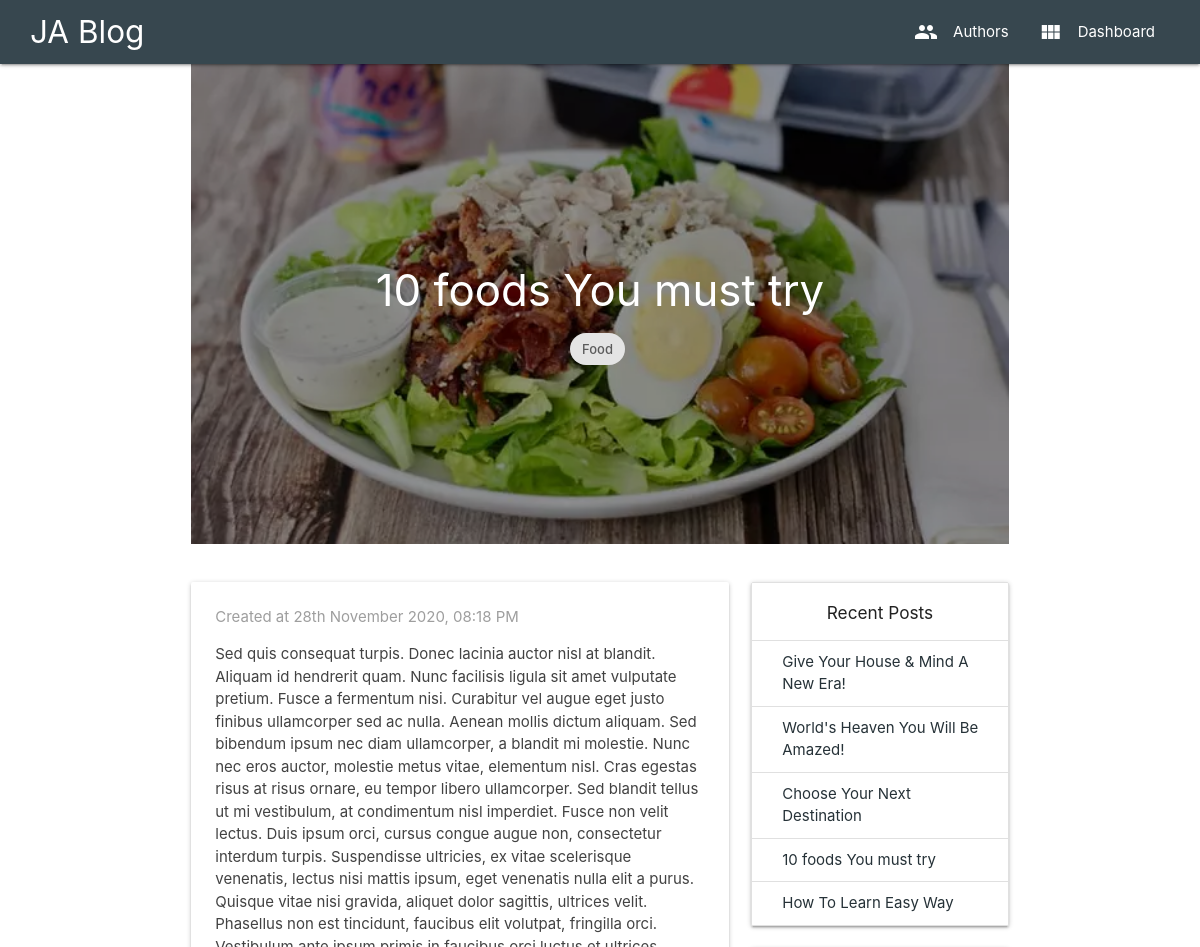
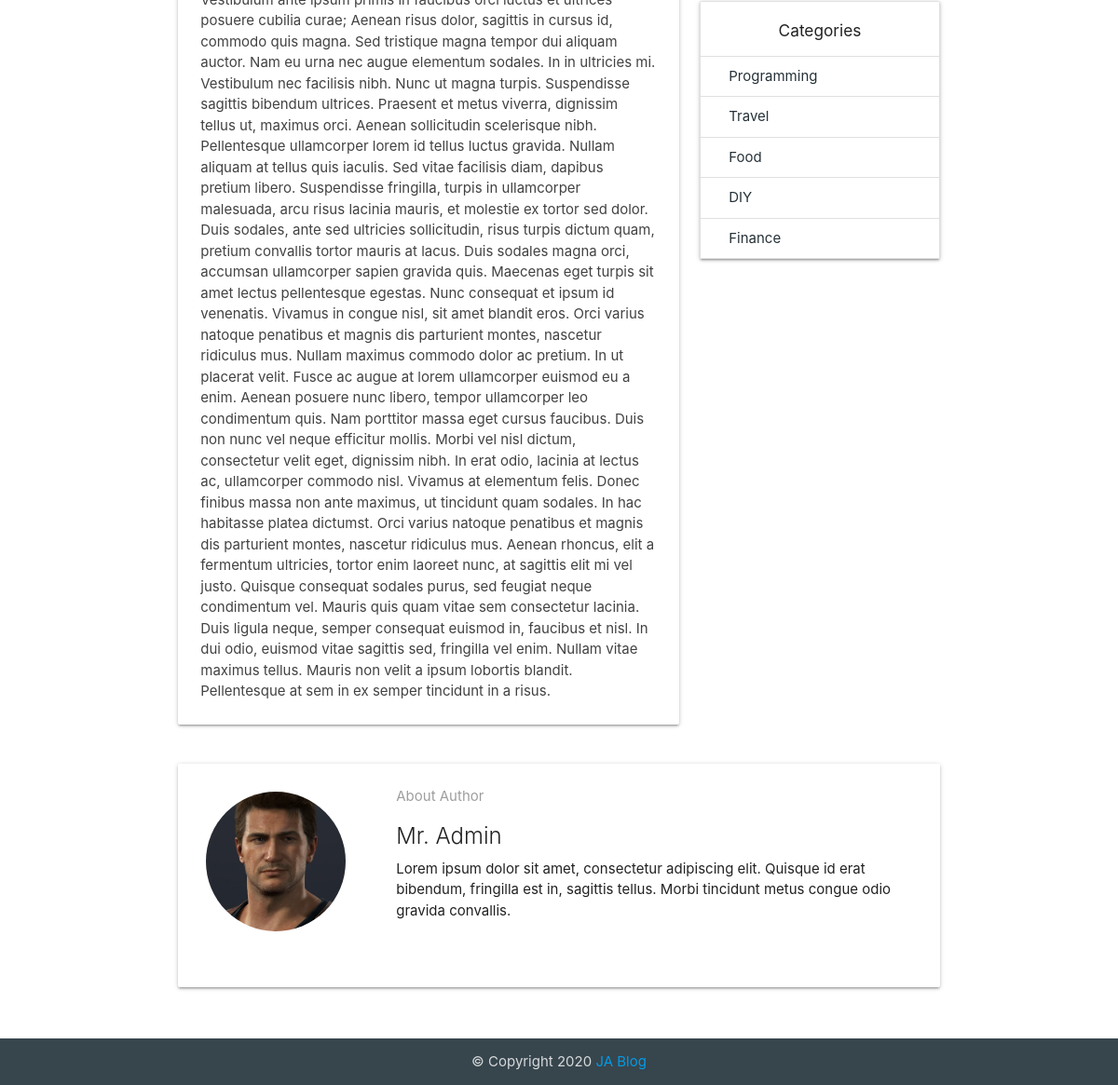
Screenshot of /post.php?id=20201128091847 with the database file from the repository (2 pictures, top to bottom).
### tables this page shows
CREATE TABLE `posts_meta` (
  `id` int(11) NOT NULL,
  `post_id` varchar(20) NOT NULL,
  `category_id` int(11) NOT NULL,
  `author_id` int(11) NOT NULL,
  `created_at` timestamp NULL DEFAULT current_timestamp()
);

CREATE TABLE `posts` (
  `id` varchar(20) NOT NULL,
  `title` varchar(100) NOT NULL,
  `body` text NOT NULL,
  `excerpt` text NOT NULL,
  `thumbnail` varchar(150) NOT NULL,
  `featured` tinyint(4) NOT NULL DEFAULT 0,
  `published` tinyint(1) NOT NULL
);

CREATE TABLE `category` (
  `id` int(11) NOT NULL,
  `name` varchar(50) NOT NULL,
  `created_at` timestamp NOT NULL DEFAULT current_timestamp()
);

CREATE TABLE `author` (
  `id` int(11) NOT NULL,
  `name` varchar(50) NOT NULL,
  `bio` text NOT NULL,
  `photo` varchar(150) NOT NULL,
  `user_id` int(11) NOT NULL
);

### lib/Database.php (called while the page is built, shortened)
<?php
class Database
{
	public $host   = DB_HOST;
	public $user   = DB_USER;
	public $pass   = DB_PASS;
	public $dbname = DB_NAME;
	public $link;
	private function connectDB()
	{
		$this->link = new mysqli($this->host, $this->user, $this->pass, $this->dbname);
	}
	public function select($query)
	{
		$result = $this->link->query($query) or die($this->link->error . __LINE__);
		if ($result->num_rows > 0) {
			return $result;
		} else {
			return false;
		}
	}
}

### post.php (the view, shortened to what this page needs)
<?php
$id = $_GET['id'];
include('layout/header.php');
$query = "SELECT p.id, p.title, p.body, p.thumbnail, c.name AS category, pm.created_at, a.id as author_id
					FROM posts p
					INNER JOIN posts_meta pm ON p.id = pm.post_id
					INNER JOIN category c ON c.id = pm.category_id
					INNER JOIN author a ON a.id = pm.author_id
					WHERE p.published = TRUE AND p.id=$id";
$post = $db->select($query);
if ($post) {
	while ($result = $post->fetch_assoc()) {
		$authorId = $result['author_id'];
?>
		<div class="container">
			<main class="row">
				<div class="col s12">
					<div class="post__head">
						<img src="<?php echo SITE_URL . $result['thumbnail'] ?>" class="post__thumbnail">
						<div class="post__head__content white-text">
							<h3><?php echo $result['title'] ?></h3>
							<div class="chip"><?php echo $result['category'] ?></div>
						</div>
					</div>
				</div>
				<div class="row">
					<div class="col l8">
						<div class="card">
							<div class="card-content">
								<p class="grey-text">Created at <?php echo date("jS F Y, h:i A", strtotime($result['created_at'])) ?></p>
								<p class="mt-1 grey-text text-darken-3"><?php echo $result['body'] ?></p>
							</div>
						</div>
					</div>
					<aside class="col l4 aside">
						<?php include("inc/sidebar.php"); ?>
					</aside>
				</div>
				<?php
				$query = "SELECT * from author WHERE id = $authorId";
				$author = $db->select($query);
				if ($author) { ?>
					<div class="row">
						<?php
						while ($result = $author->fetch_assoc()) {
						?>
							<div class="col s12">
								<div class="card horizontal">
									<div class="post__avatar">
										<img src="<?php echo SITE_URL . "/admin/" . $result['photo'] ?>">
									</div>
									<div class="card-stacked">
										<div class="card-content">
											<p class="grey-text">About Author</p>
											<span class="card-title mt-1"><?php echo $result['name'] ?></span>
											<p><?php echo $result['bio'] ?></p>
										</div>
									</div>
								</div>
							</div>
						<?php
						} ?>
					</div>
				<?php
				}  ?>
			</main>
		</div>
<?php }
} else {
	header("Location: 404.php");
} ?>
<?php include('layout/footer.php'); ?>

### inc/sidebar.php
<aside class="row">
	<div class="col s12">
		<div class="card">
			<ul class="collection with-header">
				<li class="collection-header">
					<h6 class="center">Recent Posts</h6>
				</li>
				<?php
				$query = "SELECT p.id, p.title
							FROM posts p
							INNER JOIN posts_meta pm ON p.id = pm.post_id
							WHERE p.published = TRUE
							ORDER BY pm.created_at
							DESC LIMIT 5";
				$recent_posts = $db->select($query);
				if ($recent_posts) {
					while ($result = $recent_posts->fetch_assoc()) {
				?>
						<li class="collection-item">
							<a href="post.php?id=<?php echo $result['id'] ?>" class="blue-grey-text text-darken-4">
								<?php echo $result['title']; ?>
							</a>
						</li>
					<?php }
				} else { ?>
					<li class="collection-item">
						No Posts Found
					</li>
				<?php } ?>
			</ul>
		</div>
	</div>
	<div class="col s12">
		<div class="card">
			<ul class="collection with-header">
				<li class="collection-header">
					<h6 class="center">Categories</h6>
				</li>
				<?php
				$query = "SELECT * FROM category";
				$category = $db->select($query);
				if ($category) {
					while ($result = $category->fetch_assoc()) {
				?>
						<li class="collection-item <?php
																				if (isset($_GET['category']) && $_GET['category'] == $result['id']) {
																					echo "active light-blue lighten-5";
																				}
																				?>">
							<a href="posts.php?category=<?php echo $result['id'] ?>" class="blue-grey-text text-darken-4">
								<?php echo $result['name']; ?>
							</a>
						</li>
					<?php }
				} else { ?>
					<li class="collection-item">
						No Category Found
					</li>
				<?php } ?>
			</ul>
		</div>
	</div>
</aside>

### assets/css/main.css (style rules this page uses)
.post__head { position:relative;height:60vh;margin-bottom:2rem }
.post__head__content { position:absolute;top:0;left:0;width:100%;height:100%;background-color:rgba(0,0,0,0.4);display:-webkit-box;display:-ms-flexbox;display:flex;-webkit-box-pack:center;-ms-flex-pack:center;justify-content:center;-webkit-box-align:center;-ms-flex-align:center;align-items:center;-webkit-box-orient:vertical;-webkit-box-direction:normal;-ms-flex-direction:column;flex-direction:column }
.post__thumbnail { width:100%;height:100%;-o-object-fit:cover;object-fit:cover }
.post__avatar { width:14rem;height:14rem;padding:2rem }
.post__avatar img { border-radius:50%;width:100%;height:100%;-o-object-fit:cover;object-fit:cover }
.mt-1 { margin-top:1rem !important }
@media only screen and (min-width: 993px) { .card.horizontal { height:16rem } }

### rows the page displays
posts_meta: post.thumbnail (picture), post.title "10 foods You must try", category.name "Food", created_at "28th November 2020, 08:18 PM", post.body "Sed quis consequat turpis. Donec lacinia auctor nisl at blandit. Aliquam id hendrerit quam. Nunc facilisis ligula sit amet vulputate pretium. Fusce a fermentum nisi. Curabitur vel augue eget justo finibus ullamcorper sed ac nulla. Aenean mollis dictum aliquam. Sed bibendum ipsum nec diam ullamcorper, a blandit mi molestie. Nunc nec eros auctor, molestie metus vitae, elementum nisl. Cras egestas risus at risus ornare, eu tempor libero ullamcorper. Sed blandit tellus ut mi vestibulum, at condimentum nisl imperdiet. Fusce non velit lectus. Duis ipsum orci, cursus congue augue non, consectetur interdum turpis. Suspendisse ultricies, ex vitae scelerisque venenatis, lectus nisi mattis ipsum, eget…"
posts: title "Give Your House & Mind A New Era!"
posts: title "World's Heaven You Will Be Amazed!"
posts: title "Choose Your Next Destination"
posts: title "10 foods You must try"
posts: title "How To Learn Easy Way"
category: name "Programming"
category: name "Travel"
category: name "Food"
category: name "DIY"
category: name "Finance"
author: photo (picture), name "Mr. Admin", bio "Lorem ipsum dolor sit amet, consectetur adipiscing elit. Quisque id erat bibendum, fringilla est in, sagittis tellus. Morbi tincidunt metus congue odio gravida convallis."

### other values shown
SITE_TITLE "JA Blog"
